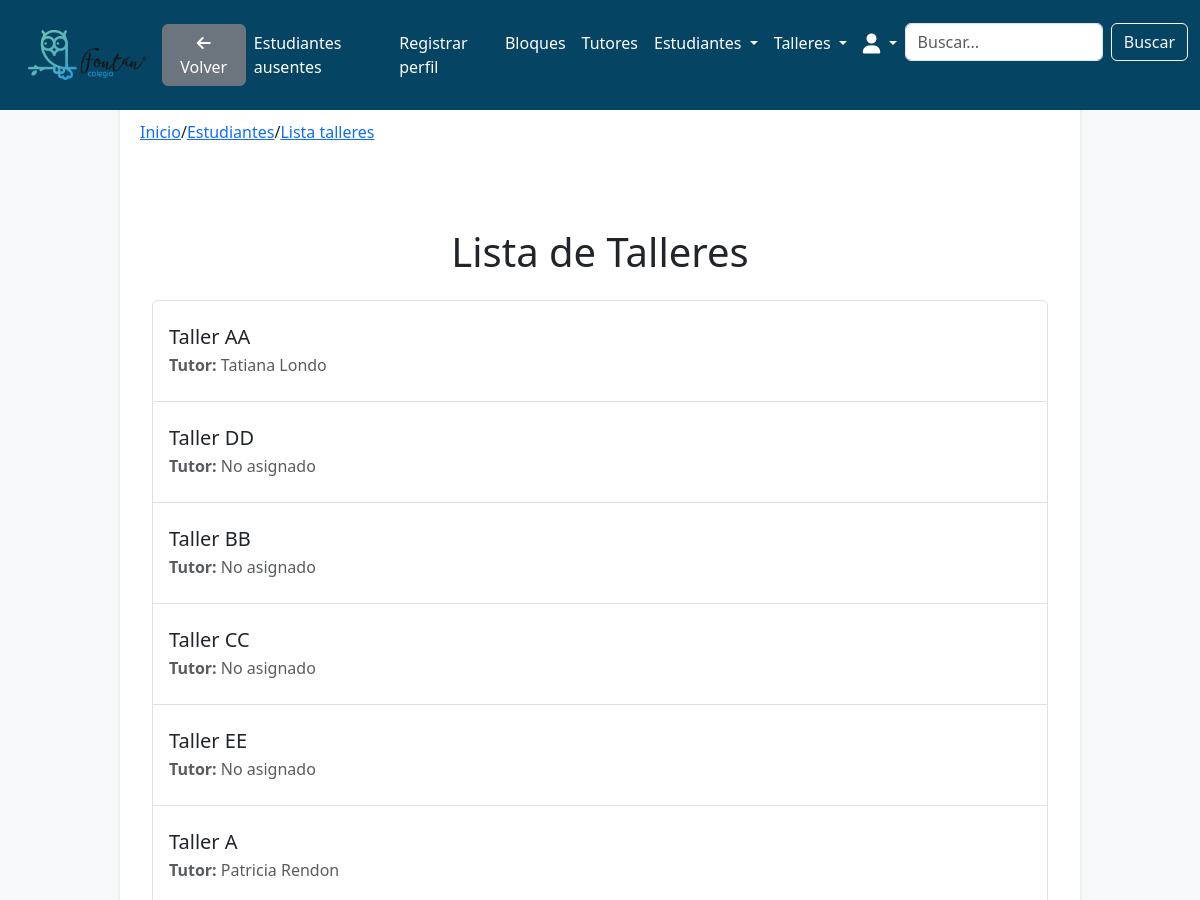
The app's page /workshops/list/ (signed in, upper part), older data.
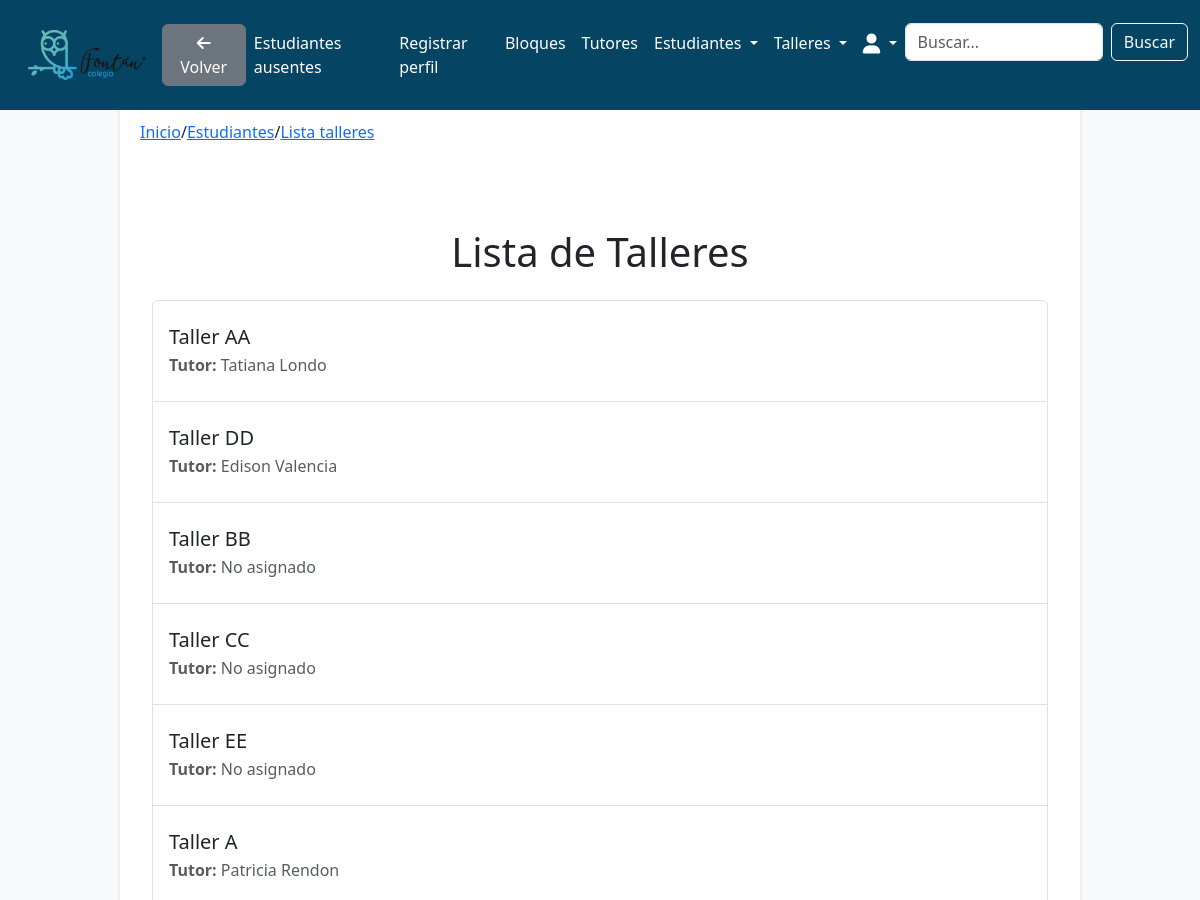
The same page, newer data.
### workshops/models.py (models this page shows, shortened)
class Workshop(models.Model):
    WORKSHOP_TYPES = [
        ('primary', 'Primaria'),
        ('high_school', 'Bachillerato'),
        ('collective', 'Colectivo'),
    ]
    workshop_id = models.AutoField(primary_key=True)
    name = models.CharField(max_length=100, unique=True)
    tutor = models.ForeignKey(
        'tutors.Tutor',
        on_delete=models.SET_NULL,
        null=True,
        blank=True,
        related_name='workshops'  # Esta línea permite acceder a los talleres desde el tutor
    )
    max_capacity = models.IntegerField(default=25)
    type = models.CharField(
        max_length=20,
        choices=WORKSHOP_TYPES,
        default='primary'
    )

### tutors/models.py (models this page shows, shortened)
class Tutor(models.Model):
    tutor_id = models.AutoField(primary_key=True)
    user = models.OneToOneField(
        User,
        on_delete=models.CASCADE,
        related_name="tutor_profile"
    )
    student = models.ForeignKey(
        Student,
        on_delete=models.SET_NULL,
        null=True,
        blank=True
    )

### workshops/views.py (the view)
# urls.py: path('list/', views.list_workshops, name='list_workshops'),
def list_workshops(request):
    workshops = Workshop.objects.all()
    return render(request, 'workshops/workshops_list.html', {'workshops': workshops})

### workshops/templates/workshops/workshops_list.html
{% extends 'base.html' %}
{% block breadcrumb %}
  <a href="{% url 'home.home' %}">Inicio</a>
  <span>/</span>
  <a href="{% url 'students.student_list' %}">Estudiantes</a>
  <span>/</span>
  <a href="{% url 'workshops:list_workshops' %}">Lista talleres</a>
{% endblock %}
{% block content %}
<div class="container mt-4">
  <h1 class="text-center mb-4">Lista de Talleres</h1>
  <div class="list-group">
    {% for workshop in workshops %}
      <a
        href="{% url 'workshops:students_by_workshop' workshop.workshop_id %}" class="list-group-item list-group-item-action py-4">
        <h5 class="mb-1">{{ workshop.name }}</h5>
        <p class="mb-0 text-muted">
          <strong>Tutor:</strong>
          {% if workshop.tutor %}
            {{ workshop.tutor.user.first_name }} {{ workshop.tutor.user.last_name }}
          {% else %}
            No asignado
          {% endif %}
        </p>
      </a>
    {% endfor %}
  </div>
</div>
{% endblock %}

Row changes from the older to the newer data that the page shows:
changed Workshop "Taller DD": tutor.user.first_name (not shown) → "Edison"; tutor.user.last_name (not shown) → "Valencia"; no longer shows "No asignado"
